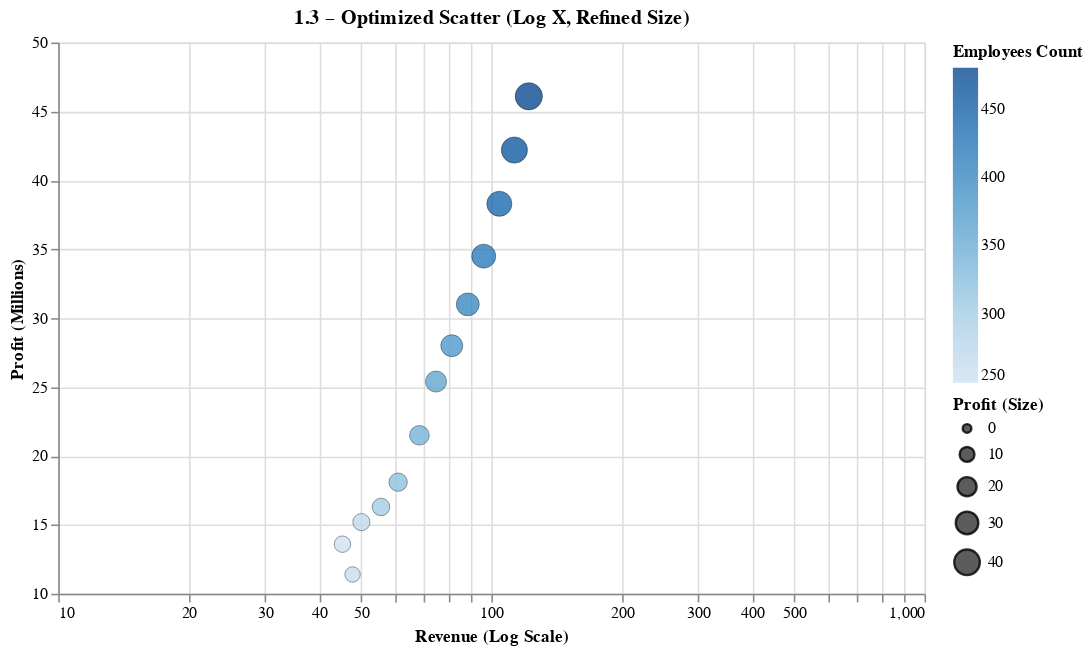

Source (notebook cell):
### Code cell
scatter_opt = (
    alt.Chart(data)
    .mark_circle(opacity=0.8, stroke='black', strokeWidth=0.3)
    .encode(
        x=alt.X('Revenue:Q', title='Revenue (Log Scale)',
                scale=alt.Scale(type='log', nice=True, clamp=True)),
        y=alt.Y('Profit:Q', title='Profit (Millions)', scale=alt.Scale(zero=False)),
        color=alt.Color('Employees:Q', title='Employees Count',
                        scale=alt.Scale(scheme='blues')),
        size=alt.Size('Profit:Q', title='Profit (Size)', scale=alt.Scale(range=[30,300])),
        tooltip=['Year','Revenue','Profit','Employees']
    )
    .properties(width=550, height=350, title='1.3 – Optimized Scatter (Log X, Refined Size)')
)
scatter_opt

### Figure 1 — Vega-Lite specification as saved in the notebook (floating-point values rounded to 4 significant figures)
{"config": {"view": {"continuousWidth": 300, "continuousHeight": 300}}, "data": {"name": "data-50aca56d207128d1b97284b291b2e2b6"}, "mark": {"type": "circle", "opacity": 0.8, "stroke": "black", "strokeWidth": 0.3}, "encoding": {"color": {"field": "Employees", "scale": {"scheme": "blues"}, "title": "Employees Count", "type": "quantitative"}, "size": {"field": "Profit", "scale": {"range": [30, 300]}, "title": "Profit (Size)", "type": "quantitative"}, "tooltip": [{"field": "Year", "type": "quantitative"}, {"field": "Revenue", "type": "quantitative"}, {"field": "Profit", "type": "quantitative"}, {"field": "Employees", "type": "quantitative"}], "x": {"field": "Revenue", "scale": {"clamp": true, "nice": true, "type": "log"}, "title": "Revenue (Log Scale)", "type": "quantitative"}, "y": {"field": "Profit", "scale": {"zero": false}, "title": "Profit (Millions)", "type": "quantitative"}}, "height": 350, "title": "1.3 – Optimized Scatter (Log X, Refined Size)", "width": 550, "$schema": "https://vega.github.io/schema/vega-lite/v5.20.1.json", "datasets": {"data-50aca56d207128d1b97284b291b2e2b6": [{"Year": 2018, "Revenue": 45.3, "Expenses": 31.7, "Profit": 13.6, "Employees": 250}, {"Year": 2019, "Revenue": 50.1, "Expenses": 34.9, "Profit": 15.2, "Employees": 270}, {"Year": 2020, "Revenue": 47.8, "Expenses": 36.4, "Profit": 11.4, "Employees": 260}, {"Year": 2021, "Revenue": 55.6, "Expenses": 39.3, "Profit": 16.3, "Employees": 300}, {"Year": 2022, "Revenue": 60.9, "Expenses": 42.8, "Profit": 18.1, "Employees": 320}, {"Year": 2023, "Revenue": 68.2, "Expenses": 46.7, "Profit": 21.5, "Employees": 340}, {"Year": 2024, "Revenue": 74.5, "Expenses": 49.1, "Profit": 25.4, "Employees": 360}, {"Year": 2025, "Revenue": 81.0, "Expenses": 53.0, "Profit": 28.0, "Employees": 380}, {"Year": 2026, "Revenue": 88.2, "Expenses": 57.2, "Profit": 31.0, "Employees": 400}, {"Year": 2027, "Revenue": 96.0, "Expenses": 61.5, "Profit": 34.5, "Employees": 420}, {"Year": 2028, "Revenue": 104.3, "Expenses": 66.0, "Profit": 38.3, "Employees": 440}, {"Year": 2029, "Revenue": 113.0, "Expenses": 70.8, "Profit": 42.2, "Employees": 460}, {"Year": 2030, "Revenue": 122.0, "Expenses": 75.9, "Profit": 46.1, "Employees": 480}]}}
